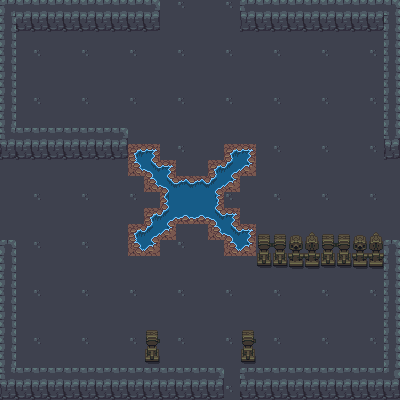

The image is a tile-based game level rendered from a .tmx file. Its description and complete source (layers, tilesets, objects, tile grids) follow:
An orthogonal 25x25 tile map with 16x16 px tiles, 2 tile layers (Ground, Collisions), 3 tilesets and 13 objects.

<map version="1.4" tiledversion="1.4.1" orientation="orthogonal" renderorder="right-down" width="25" height="25" tilewidth="16" tileheight="16" infinite="0" nextlayerid="4" nextobjectid="37">
 <editorsettings>
  <export target="." format="tmx" />
 </editorsettings>
 <tileset firstgid="1" source="overworld.tsx" />
 <tileset firstgid="1441" source="Cave.tsx" />
 <tileset firstgid="2441" source="dungeon_tiles.tsx" />
 <layer id="1" name="Ground" width="25" height="25">
  <data encoding="csv">
2461,2462,2463,2461,2462,2463,2461,2462,2463,2461,2462,2463,2461,2462,2463,2461,2462,2463,2461,2462,2463,2461,2462,2463,2461,
2480,2481,2482,2480,2481,2482,2480,2481,2482,2480,2481,2482,2480,2481,2482,2480,2481,2482,2480,2481,2482,2480,2481,2482,2480,
2499,2500,2501,2499,2500,2501,2499,2500,2501,2499,2500,2501,2499,2500,2501,2499,2500,2501,2499,2500,2501,2499,2500,2501,2499,
2461,2462,2463,2461,2462,2463,2461,2462,2463,2461,2462,2463,2461,2462,2463,2461,2462,2463,2461,2462,2463,2461,2462,2463,2461,
2480,2481,2482,2480,2481,2482,2480,2481,2482,2480,2481,2482,2480,2481,2482,2480,2481,2482,2480,2481,2482,2480,2481,2482,2480,
2499,2500,2501,2499,2500,2501,2499,2500,2501,2499,2500,2501,2499,2500,2501,2499,2500,2501,2499,2500,2501,2499,2500,2501,2499,
2461,2462,2463,2461,2462,2463,2461,2462,2463,2461,2462,2463,2461,2462,2463,2461,2462,2463,2461,2462,2463,2461,2462,2463,2461,
2480,2481,2482,2480,2481,2482,2480,2481,2482,2480,2481,2482,2480,2481,2482,2480,2481,2482,2480,2481,2482,2480,2481,2482,2480,
2499,2500,2501,2499,2500,2501,2499,2500,2501,2499,2500,2501,2499,2500,2501,2499,2500,2501,2499,2500,2501,2499,2500,2501,2499,
2461,2462,2463,2461,2462,2463,2461,2462,2463,2461,2462,2463,2461,2462,2463,2461,2462,2463,2461,2462,2463,2461,2462,2463,2461,
2480,2481,2482,2480,2481,2482,2480,2481,2482,2480,2481,2482,2480,2481,2482,2480,2481,2482,2480,2481,2482,2480,2481,2482,2480,
2499,2500,2501,2499,2500,2501,2499,2500,2501,2499,2500,2501,2499,2500,2501,2499,2500,2501,2499,2500,2501,2499,2500,2501,2499,
2461,2462,2463,2461,2462,2463,2461,2462,2463,2461,2462,2463,2461,2462,2463,2461,2462,2463,2461,2462,2463,2461,2462,2463,2461,
2480,2481,2482,2480,2481,2482,2480,2481,2482,2480,2481,2482,2480,2481,2482,2480,2481,2482,2480,2481,2482,2480,2481,2482,2480,
2499,2500,2501,2499,2500,2501,2499,2500,2501,2499,2500,2501,2499,2500,2501,2499,2500,2501,2499,2500,2501,2499,2500,2501,2499,
2461,2462,2463,2461,2462,2463,2461,2462,2463,2461,2462,2463,2461,2462,2463,2461,2462,2463,2461,2462,2463,2461,2462,2463,2461,
2480,2481,2482,2480,2481,2482,2480,2481,2482,2480,2481,2482,2480,2481,2482,2480,2481,2482,2480,2481,2482,2480,2481,2482,2480,
2499,2500,2501,2499,2500,2501,2499,2500,2501,2499,2500,2501,2499,2500,2501,2499,2500,2501,2499,2500,2501,2499,2500,2501,2499,
2461,2462,2463,2461,2462,2463,2461,2462,2463,2461,2462,2463,2461,2462,2463,2461,2462,2463,2461,2462,2463,2461,2462,2463,2461,
2480,2481,2482,2480,2481,2482,2480,2481,2482,2480,2481,2482,2480,2481,2482,2480,2481,2482,2480,2481,2482,2480,2481,2482,2480,
2499,2500,2501,2499,2500,2501,2499,2500,2501,2499,2500,2501,2499,2500,2501,2499,2500,2501,2499,2500,2501,2499,2500,2501,2499,
2461,2462,2463,2461,2462,2463,2461,2462,2463,2461,2462,2463,2461,2462,2463,2461,2462,2463,2461,2462,2463,2461,2462,2463,2461,
2480,2481,2482,2480,2481,2482,2480,2481,2482,2480,2481,2482,2480,2481,2461,2461,2481,2482,2480,2481,2482,2480,2481,2482,2480,
2499,2500,2501,2499,2500,2501,2499,2500,2501,2499,2500,2501,2499,2500,2501,2499,2500,2501,2499,2500,2501,2499,2500,2501,2499,
2461,2462,2463,2461,2462,2463,2461,2462,2463,2461,2462,2463,2461,2462,2463,2461,2462,2463,2461,2462,2463,2461,2462,2463,2461
</data>
 </layer>
 <layer id="2" name="Collisions" width="25" height="25">
  <data encoding="csv">
2596,2597,2597,2597,2597,2597,2597,2597,2597,2651,0,0,0,0,0,2650,2635,2635,2635,2635,2635,2635,2635,2635,2598,
2615,2616,2616,2616,2616,2616,2616,2616,2616,2670,0,0,0,0,0,2669,2654,2654,2654,2654,2654,2654,2654,2654,2617,
2615,0,0,0,0,0,0,0,0,0,0,0,0,0,0,0,0,0,0,0,0,0,0,0,2617,
2615,0,0,0,0,0,0,0,0,0,0,0,0,0,0,0,0,0,0,0,0,0,0,0,2617,
2615,0,0,0,0,0,0,0,0,0,0,0,0,0,0,0,0,0,0,0,0,0,0,0,2617,
2615,0,0,0,0,0,0,0,0,0,0,0,0,0,0,0,0,0,0,0,0,0,0,0,2617,
2615,0,0,0,0,0,0,0,0,0,0,0,0,0,0,0,0,0,0,0,0,0,0,0,2617,
2615,0,0,0,0,0,0,0,0,0,0,0,0,0,0,0,0,0,0,0,0,0,0,0,2617,
2634,2635,2635,2635,2635,2635,2635,2651,0,0,0,0,0,0,0,0,0,0,0,0,0,0,0,0,2618,
2637,2654,2654,2654,2654,2654,2654,2670,1721,1723,0,0,0,0,1721,1723,0,0,0,0,0,0,0,0,2637,
0,0,0,0,0,0,0,0,1801,1805,1723,0,0,1721,1804,1803,0,0,0,0,0,0,0,0,0,
0,0,0,0,0,0,0,0,0,1801,1805,1722,1722,1804,1803,0,0,0,0,0,0,0,0,0,0,
0,0,0,0,0,0,0,0,0,0,1761,1762,1762,1763,0,0,0,0,0,0,0,0,0,0,0,
0,0,0,0,0,0,0,0,0,1721,1804,1802,1802,1805,1723,0,0,0,0,0,0,0,0,0,0,
0,0,0,0,0,0,0,0,1721,1804,1803,0,0,1801,1805,1723,1447,1448,1449,1450,1447,1448,1449,1450,0,
2599,0,0,0,0,0,0,0,1801,1803,0,0,0,0,1801,1803,1487,1488,1489,1490,1487,1488,1489,1490,2599,
2617,0,0,0,0,0,0,0,0,0,0,0,0,0,0,0,1527,1528,1529,1530,1527,1528,1529,1530,2617,
2617,0,0,0,0,0,0,0,0,0,0,0,0,0,0,0,0,0,0,0,0,0,0,0,2617,
2617,0,0,0,0,0,0,0,0,0,0,0,0,0,0,0,0,0,0,0,0,0,0,0,2617,
2617,0,0,0,0,0,0,0,0,0,0,0,0,0,0,0,0,0,0,0,0,0,0,0,2617,
2617,0,0,0,0,0,0,0,0,1447,0,0,0,0,0,1447,0,0,0,0,0,0,0,0,2617,
2617,0,0,0,0,0,0,0,0,1487,0,0,0,0,0,1487,0,0,0,0,0,0,0,0,2617,
2617,0,0,0,0,0,0,0,0,1527,0,0,0,0,0,1527,0,0,0,0,0,0,0,0,2617,
2634,2635,2635,2635,2635,2635,2635,2635,2635,2635,2635,2635,2635,2651,0,2650,2635,2635,2635,2635,2635,2635,2635,2635,2636,
2653,2654,2654,2654,2654,2654,2654,2654,2654,2654,2654,2654,2654,2670,0,2654,2654,2654,2654,2654,2654,2654,2654,2654,2655
</data>
 </layer>
 <objectgroup id="3" name="Collisions mask">
  <object id="4" x="240" y="-0.0710884" width="157.5" height="31.5" />
  <object id="5" x="383.737" y="-2" width="16.263" height="162.05" />
  <object id="6" x="385" y="240.512" width="14" height="157.988" />
  <object id="7" x="240.09" y="369" width="149.41" height="30" />
  <object id="8" x="1.125" y="368" width="221.669" height="32" />
  <object id="9" x="0.625" y="239.566" width="15" height="152.934" />
  <object id="10" x="0" y="0" width="15" height="160.401" />
  <object id="11" x="1" y="1.5" width="158.111" height="30" />
  <object id="32" x="15.1706" y="128.007" width="112.58" height="32.3282" />
  <object id="33" x="255.299" y="237.676" width="130.031" height="30.0071" />
  <object id="34" x="241.475" y="330.665" width="13.5" height="37.5" />
  <object id="35" x="146.275" y="331.557" width="11.25" height="36.75" />
  <object id="36" x="239" y="250.25">
   <polygon points="0,0 10.5,-7.5 10.5,-19.5 -4.5,-23.25 -4.5,-39 -14.25,-35.25 -21,-42.75 -21,-59.25 -5.25,-69 -5.25,-75.75 9,-84.75 9.75,-100.5 -5.25,-100.5 -11.25,-87.75 -21.75,-82.5 -23.25,-73.5 -31.5,-68.25 -37.5,-71.25 -53.25,-71.25 -62.25,-67.5 -70.5,-74.25 -66.75,-84.75 -81,-84 -86.25,-90.75 -82.5,-99 -100.5,-99 -108,-96.75 -105.75,-89.25 -94.5,-79.5 -88.5,-78 -85.5,-69.75 -71.25,-60 -75,-54.75 -75,-46.5 -72,-42 -80.25,-36 -89.25,-35.25 -88.5,-24 -100.5,-18.75 -104.25,-17.25 -102.75,-6 -94.5,1.5 -84,-6.75 -87,-11.25 -68.25,-21.75 -71.25,-28.5 -53.25,-33.75 -25.5,-30 -18,-18.75" />
  </object>
 </objectgroup>
</map>
